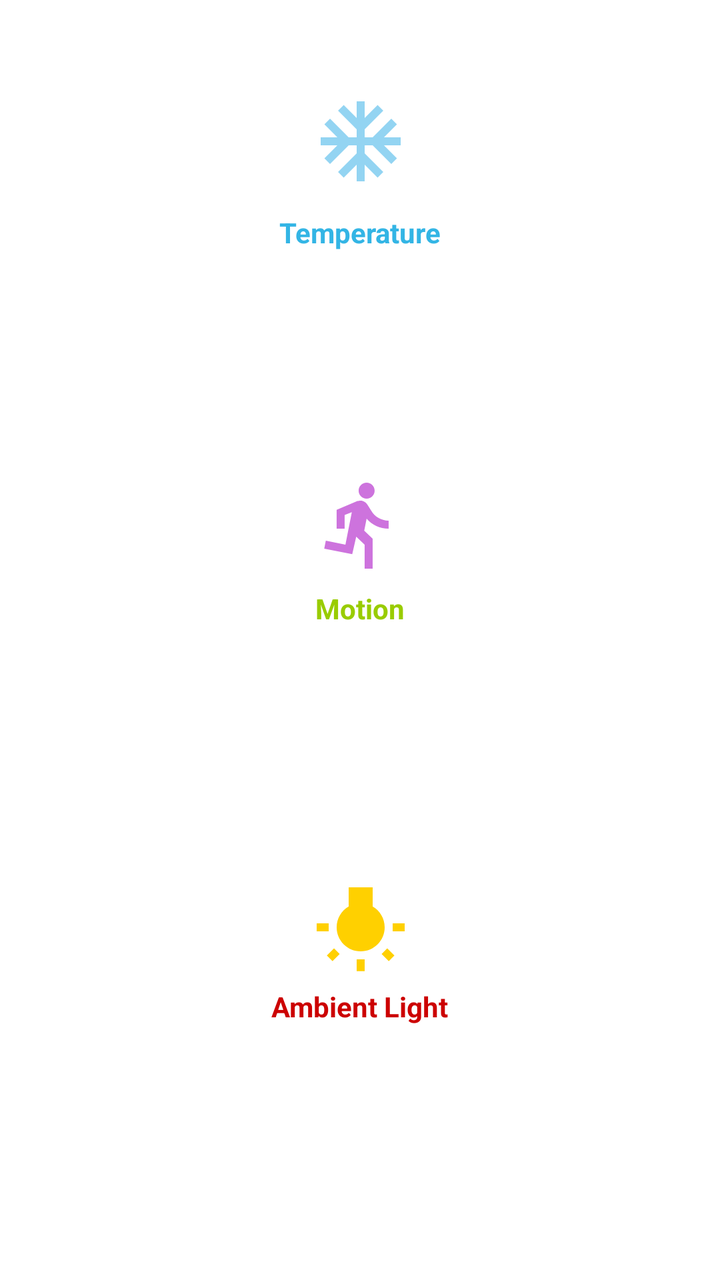
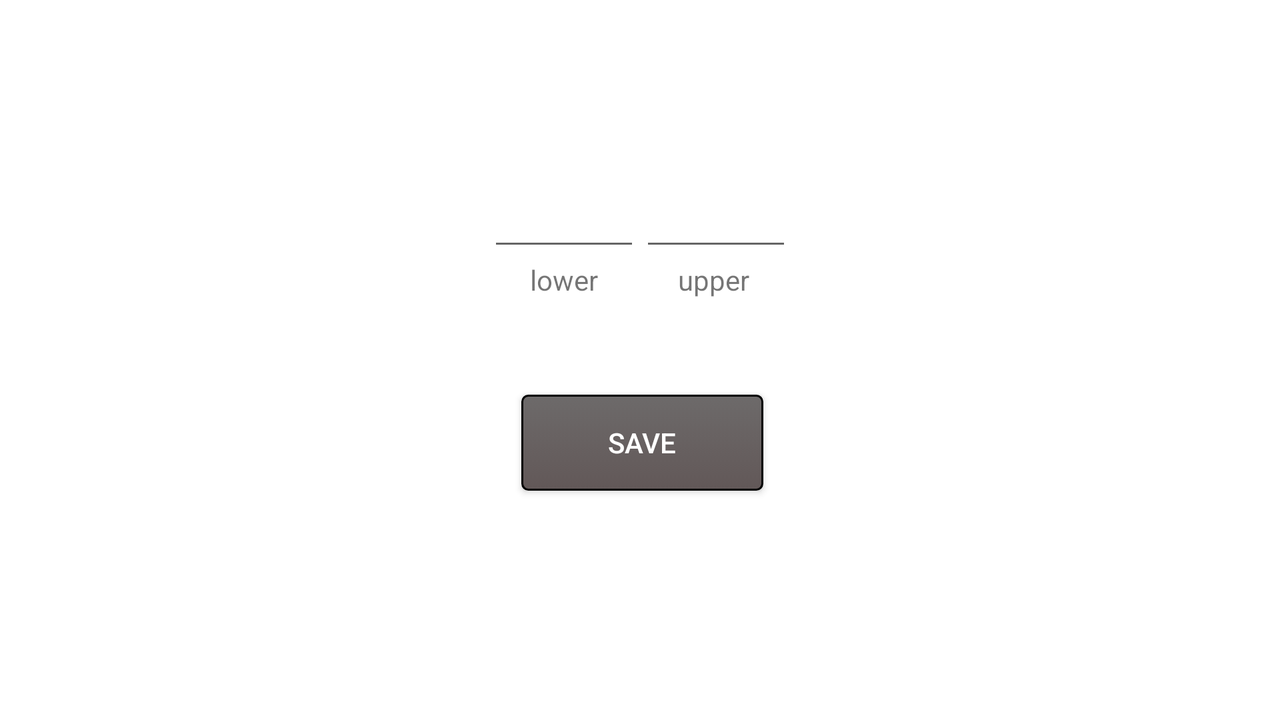

The same Android screen from two of the app's own layout files: first res/layout/ as a phone draws it, then the author's variant for another configuration, drawn on a device whose configuration selects that folder. Both files follow.
<!-- AndroidManifest.xml: application theme AppTheme -->
<!-- res/layout/notifications.xml -->
<android.support.constraint.ConstraintLayout xmlns:android="http://schemas.android.com/apk/res/android"
    xmlns:app="http://schemas.android.com/apk/res-auto"
    xmlns:tools="http://schemas.android.com/tools"
    android:layout_width="match_parent"
    android:layout_height="match_parent"
    android:background="@color/colorBackground">


            <ImageButton
                android:id="@+id/notification_temp"
                android:text= "Temperature"
                app:srcCompat="@drawable/ic_temp_sensor"
                android:textColor="@android:color/holo_orange_light"
                android:layout_width="103dp"
                android:layout_height="48dp"
                android:background="@null"
                android:scaleType="fitCenter"
                app:layout_constraintTop_toTopOf="parent"
                android:layout_marginTop="8dp"
                app:layout_constraintBottom_toBottomOf="parent"
                android:layout_marginBottom="8dp"
                android:layout_marginRight="8dp"
                app:layout_constraintRight_toRightOf="parent"
                android:layout_marginLeft="8dp"
                app:layout_constraintLeft_toLeftOf="parent"
                app:layout_constraintHorizontal_bias="0.501"
                app:layout_constraintVertical_bias="0.067"
                android:layout_marginStart="8dp"
                android:layout_marginEnd="8dp" />
            <TextView
                android:layout_width="wrap_content"
                android:layout_height="wrap_content"
                android:text="@string/navigation_label_sensor_temp"
                android:textStyle="bold"
                android:textColor="@android:color/holo_blue_light"
                app:layout_constraintTop_toTopOf="parent"
                android:layout_marginTop="8dp"
                app:layout_constraintBottom_toBottomOf="parent"
                android:layout_marginBottom="8dp"
                android:layout_marginRight="8dp"
                app:layout_constraintRight_toRightOf="parent"
                android:layout_marginLeft="8dp"
                app:layout_constraintLeft_toLeftOf="parent"
                app:layout_constraintHorizontal_bias="0.501"
                app:layout_constraintVertical_bias="0.163"
                android:layout_marginStart="8dp"
                android:layout_marginEnd="8dp" />

    <ImageButton
                android:id="@+id/notification_motion"
                android:text= "Motion"
                android:textColor="@android:color/holo_green_light"
                android:layout_width="103dp"
                android:layout_height="48dp"
                android:background="@null"
                app:srcCompat="@drawable/ic_motion_sensor"
                android:scaleType="fitCenter"
                app:layout_constraintTop_toTopOf="parent"
                android:layout_marginTop="8dp"
                app:layout_constraintBottom_toBottomOf="parent"
                android:layout_marginBottom="8dp"
                android:layout_marginRight="8dp"
                app:layout_constraintRight_toRightOf="parent"
                android:layout_marginLeft="8dp"
                app:layout_constraintLeft_toLeftOf="parent"
                app:layout_constraintHorizontal_bias="0.501"
                app:layout_constraintVertical_bias="0.4"
                android:layout_marginStart="8dp"
                android:layout_marginEnd="8dp" />
            <TextView
                android:layout_width="wrap_content"
                android:layout_height="wrap_content"
                android:text="@string/navigation_label_sensor_motion"
                android:textStyle="bold"
                android:textColor="@android:color/holo_green_light"
                app:layout_constraintTop_toTopOf="parent"
                android:layout_marginTop="8dp"
                app:layout_constraintBottom_toBottomOf="parent"
                android:layout_marginBottom="8dp"
                android:layout_marginRight="8dp"
                app:layout_constraintRight_toRightOf="parent"
                android:layout_marginLeft="8dp"
                app:layout_constraintLeft_toLeftOf="parent"
                android:layout_marginStart="8dp"
                android:layout_marginEnd="8dp"
                app:layout_constraintVertical_bias="0.474" />


    <ImageButton
                android:id="@+id/notification_light"
                android:text= "light"
                android:textColor="@android:color/holo_red_light"
                android:layout_width="103dp"
                android:layout_height="48dp"
                android:background="@null"
                app:srcCompat="@drawable/ic_light_sensor"
                android:scaleType="fitCenter"
                app:layout_constraintTop_toTopOf="parent"
                android:layout_marginTop="8dp"
                app:layout_constraintBottom_toBottomOf="parent"
                android:layout_marginBottom="8dp"
                android:layout_marginRight="8dp"
                app:layout_constraintRight_toRightOf="parent"
                android:layout_marginLeft="8dp"
                app:layout_constraintLeft_toLeftOf="parent"
                app:layout_constraintHorizontal_bias="0.501"
                app:layout_constraintVertical_bias="0.751"
                android:layout_marginStart="8dp"
                android:layout_marginEnd="8dp" />
            <TextView
                android:layout_width="wrap_content"
                android:layout_height="wrap_content"
                android:text = "@string/navigation_label_sensor_light"
                android:textStyle="bold"
                android:textColor="@android:color/holo_red_dark"
                app:layout_constraintTop_toTopOf="parent"
                android:layout_marginTop="8dp"
                app:layout_constraintBottom_toBottomOf="parent"
                android:layout_marginBottom="8dp"
                android:layout_marginRight="8dp"
                app:layout_constraintRight_toRightOf="parent"
                android:layout_marginLeft="8dp"
                app:layout_constraintLeft_toLeftOf="parent"
                app:layout_constraintVertical_bias="0.803"
                android:layout_marginStart="8dp"
                android:layout_marginEnd="8dp" />


</android.support.constraint.ConstraintLayout>
<!-- resources referenced by this layout -->
<resources>
  <color name="colorBackground">#FFFFFF</color>
  <!-- drawable ic_light_sensor (drawable) -->
  <vector xmlns:android="http://schemas.android.com/apk/res/android"
          android:width="24dp"
          android:height="24dp"
          android:viewportWidth="24.0"
          android:viewportHeight="24.0">
      <path
          android:pathData="M3.55,18.54l1.41,1.41 1.79,-1.8 -1.41,-1.41 -1.79,1.8zM11,22.45h2L13,19.5h-2v2.95zM4,10.5L1,10.5v2h3v-2zM15,6.31L15,1.5L9,1.5v4.81C7.21,7.35 6,9.28 6,11.5c0,3.31 2.69,6 6,6s6,-2.69 6,-6c0,-2.22 -1.21,-4.15 -3,-5.19zM20,10.5v2h3v-2h-3zM17.24,18.16l1.79,1.8 1.41,-1.41 -1.8,-1.79 -1.4,1.4z"
          android:fillColor="@color/light_bulb"/>
  </vector>
  <!-- drawable ic_motion_sensor (drawable) -->
  <vector xmlns:android="http://schemas.android.com/apk/res/android"
          android:width="24dp"
          android:height="24dp"
          android:viewportWidth="24.0"
          android:viewportHeight="24.0">
      <path
          android:pathData="M13.49,5.48c1.1,0 2,-0.9 2,-2s-0.9,-2 -2,-2 -2,0.9 -2,2 0.9,2 2,2zM9.89,19.38l1,-4.4 2.1,2v6h2v-7.5l-2.1,-2 0.6,-3c1.3,1.5 3.3,2.5 5.5,2.5v-2c-1.9,0 -3.5,-1 -4.3,-2.4l-1,-1.6c-0.4,-0.6 -1,-1 -1.7,-1 -0.3,0 -0.5,0.1 -0.8,0.1l-5.2,2.2v4.7h2v-3.4l1.8,-0.7 -1.6,8.1 -4.9,-1 -0.4,2 7,1.4z"
          android:fillColor="@color/motion_man"/>
  </vector>
  <!-- drawable ic_temp_sensor (drawable) -->
  <vector xmlns:android="http://schemas.android.com/apk/res/android"
          android:width="24dp"
          android:height="24dp"
          android:viewportWidth="24.0"
          android:viewportHeight="24.0">
      <path
          android:pathData="M22,11h-4.17l3.24,-3.24 -1.41,-1.42L15,11h-2V9l4.66,-4.66 -1.42,-1.41L13,6.17V2h-2v4.17L7.76,2.93 6.34,4.34 11,9v2H9L4.34,6.34 2.93,7.76 6.17,11H2v2h4.17l-3.24,3.24 1.41,1.42L9,13h2v2l-4.66,4.66 1.42,1.41L11,17.83V22h2v-4.17l3.24,3.24 1.42,-1.41L13,15v-2h2l4.66,4.66 1.41,-1.42L17.83,13H22z"
          android:fillColor="@color/snowflake"/>
  </vector>
  <string name="navigation_label_sensor_light">Ambient Light</string>
  <string name="navigation_label_sensor_motion">Motion</string>
  <string name="navigation_label_sensor_temp">Temperature</string>
  <style name="AppTheme" parent="Base.Theme.AppCompat.Light.DarkActionBar">
          
          <item name="colorPrimary">@color/reach_blue</item>
          <item name="colorAccent">@color/reach_blue_lite</item>
          <item name="colorControlActivated">@color/reach_blue</item>
      </style>
  <color name="light_bulb">#ffd000</color>
  <color name="motion_man">#cd73dd</color>
  <color name="snowflake">#93d4f2</color>
  <color name="reach_blue">#FF6a98ff</color>
  <color name="reach_blue_lite">#ffafc8ff</color>
</resources>
<!-- res/layout-land/notifications.xml (the author's variant of the layout above) -->
<!-- drawn on the phone turned sideways -->
<LinearLayout xmlns:android="http://schemas.android.com/apk/res/android"
    xmlns:app="http://schemas.android.com/apk/res-auto"
    xmlns:tools="http://schemas.android.com/tools"
    android:layout_width="match_parent"
    android:layout_height="match_parent"
    android:background="@color/colorBackground"
    android:orientation="vertical"
    android:weightSum="1">

    <TextView
        android:paddingTop="40dp"
        android:id="@+id/notifications_setup_label"
        android:layout_width="wrap_content"
        android:layout_height="wrap_content"
        android:layout_gravity="center"
        android:textColor="@color/colorPrimaryDark"
        android:textSize="20sp"
        android:textStyle="bold"
        android:layout_weight="0.04" />
    <TextView
        android:layout_width="wrap_content"
        android:layout_height="wrap_content" />
    <LinearLayout
        android:orientation="horizontal"
        android:layout_gravity="center"
        android:layout_width="wrap_content"
        android:layout_height="wrap_content">
        <EditText
            android:id="@+id/notifications_setup_lower"
            android:layout_width="76dp"
            android:layout_height="41dp"
            android:inputType="number"
            android:gravity="center_horizontal"/>

        <EditText
            android:id="@+id/notifications_setup_upper"
            android:layout_width="76dp"
            android:layout_height="41dp"
            android:inputType="number"
            android:gravity="center_horizontal"/>

    </LinearLayout>

    <LinearLayout
        android:paddingBottom="40dp"
        android:orientation="horizontal"
        android:layout_gravity="center"
        android:layout_width="wrap_content"
        android:layout_height="wrap_content">
        <TextView
            android:paddingRight="40dp"
            android:layout_width="wrap_content"
            android:layout_height="wrap_content"
            android:text="lower"/>
        <TextView
            android:layout_width="wrap_content"
            android:layout_height="wrap_content"
            android:text="upper"/>

    </LinearLayout>

    <android.support.constraint.ConstraintLayout
        android:layout_width="match_parent"
        android:layout_height="wrap_content">

        <Button
            android:id="@+id/saveButton"
            android:background="@drawable/button"
            android:textColor="@android:color/white"
            android:layout_width="121dp"
            android:layout_height="wrap_content"
            android:layout_gravity="center"
            android:text="@string/notifications_create_edit_save"
            app:layout_constraintTop_toTopOf="parent"
            android:layout_marginTop="8dp"
            app:layout_constraintBottom_toBottomOf="parent"
            android:layout_marginBottom="8dp"
            android:layout_marginRight="8dp"
            app:layout_constraintRight_toRightOf="parent"
            android:layout_marginLeft="8dp"
            app:layout_constraintLeft_toLeftOf="parent"
            app:layout_constraintHorizontal_bias="0.502"
            app:layout_constraintVertical_bias="0.0" />

    </android.support.constraint.ConstraintLayout>


    <TextView
        android:layout_width="wrap_content"
        android:layout_height="wrap_content" />





</LinearLayout>
<!-- resources referenced by the variant -->
<!-- as the phone turned sideways resolves them -->
<resources>
  <color name="colorBackground">#FFFFFF</color>
  <color name="colorPrimaryDark">#000000</color>
  <!-- drawable button (drawable) -->
  <?xml version="1.0" encoding="utf-8"?>
  <selector xmlns:android="http://schemas.android.com/apk/res/android" >
      <item android:state_pressed="true" >
          <shape android:shape="rectangle"  >
              <corners android:radius="3dip" />
              <stroke android:width="1dip" android:color="#525050" />
              <gradient android:angle="-90" android:startColor="#525050" android:endColor="#525050"  />
          </shape>
      </item>
      <item android:state_focused="true">
          <shape android:shape="rectangle"  >
              <corners android:radius="3dip" />
              <stroke android:width="1dip" android:color="#808080" />
              <solid android:color="#000000"/>
          </shape>
      </item>
      <item >
          <shape android:shape="rectangle"  >
              <corners android:radius="3dip" />
              <stroke android:width="1dip" android:color="#000000" />
              <gradient android:angle="-90" android:startColor="#6d6a6a" android:endColor="#625858" />
          </shape>
      </item>
  </selector>
  <string name="notifications_create_edit_save">Save </string>
  <style name="AppTheme" parent="Base.Theme.AppCompat.Light.DarkActionBar">
          
          <item name="colorPrimary">@color/reach_blue</item>
          <item name="colorAccent">@color/reach_blue_lite</item>
          <item name="colorControlActivated">@color/reach_blue</item>
      </style>
  <color name="reach_blue">#FF6a98ff</color>
  <color name="reach_blue_lite">#ffafc8ff</color>
</resources>
